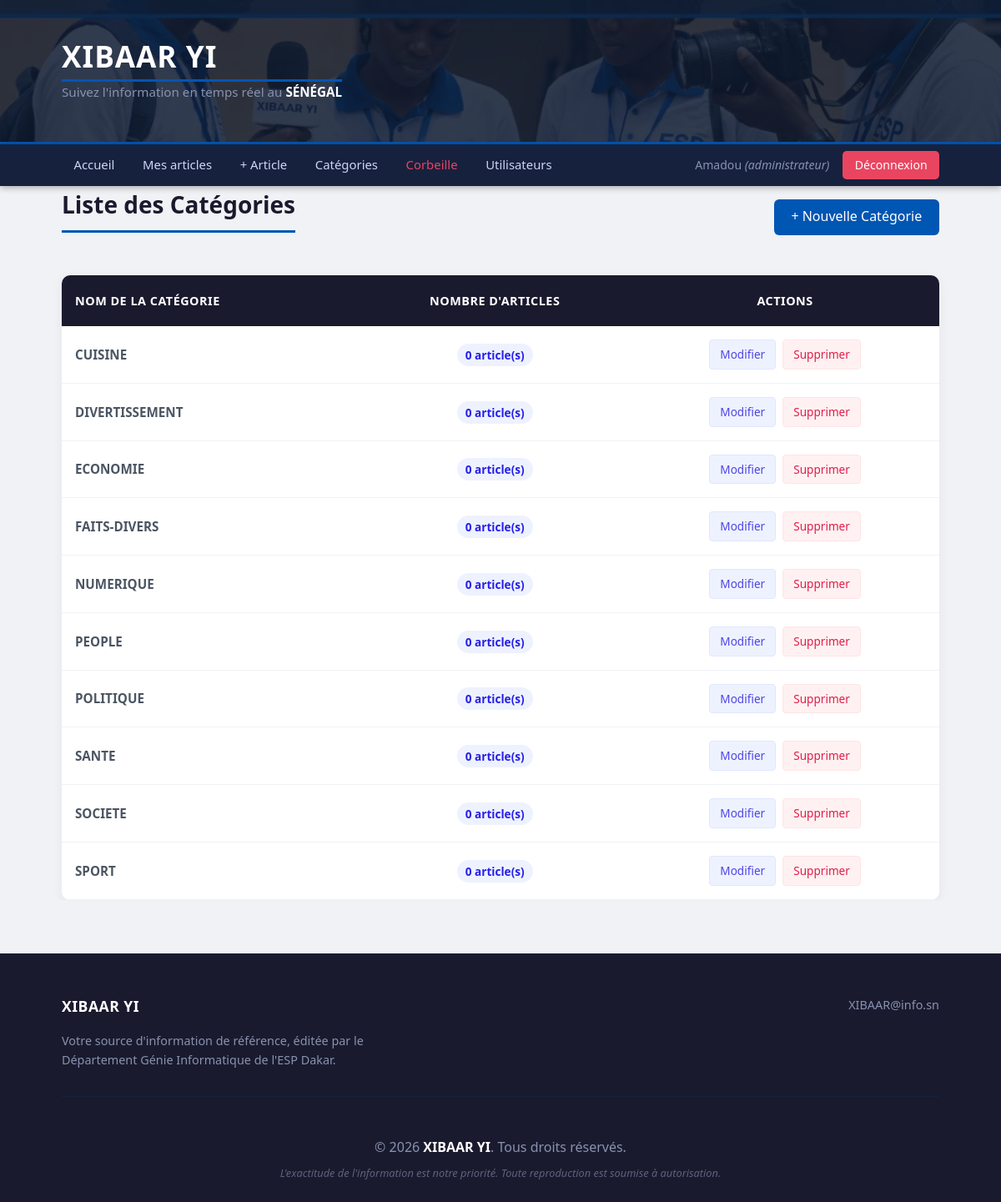
Screenshot of /categories/liste.php (signed in) with the database file from the repository.
### tables this page shows
CREATE TABLE IF NOT EXISTS categories (
    id  INT AUTO_INCREMENT PRIMARY KEY,
    nom VARCHAR(100) NOT NULL UNIQUE
);

### categories/liste.php (the view, shortened to what this page needs)
<?php
$pdo = getPDO();
$sql = "SELECT c.*, COUNT(a.id) as nb_articles
        FROM categories c
        LEFT JOIN articles a ON c.id = a.id_categorie AND a.est_supprime = 0
        GROUP BY c.id
        ORDER BY c.nom ASC";
$stmt = $pdo->query($sql);
$categories = $stmt->fetchAll();
?>
<!DOCTYPE html>
<html lang="fr">
<head>
    <link rel="stylesheet" href="/Site_Actu_Dynamique/css/style.css">
</head>
<body>
<?php include __DIR__ . '/../entete.php'; ?>
<?php include __DIR__ . '/../menu.php'; ?>
<main class="container">
    <div style="display: flex; justify-content: space-between; align-items: center; margin-bottom: 2rem;">
        <h1>Liste des Catégories</h1>
        <a href="ajouter.php" class="btn-primaire">+ Nouvelle Catégorie</a>
    </div>
    <table class="tableau">
        <thead>
            <tr>
                <th>Nom de la catégorie</th>
                <th style="text-align: center;">Nombre d'articles</th>
                <th style="text-align: center;">Actions</th>
            </tr>
        </thead>
        <tbody>
            <?php foreach ($categories as $c): ?>
            <tr>
                <td><strong><?= htmlspecialchars($c['nom']) ?></strong></td>
                <td style="text-align: center;">
                    <span class="badge-categorie"><?= $c['nb_articles'] ?> article(s)</span>
                </td>
                <td>
                    <div class="actions-group" style="justify-content: center;">
                        <a href="modifier.php?id=<?= $c['id'] ?>" class="btn-edit">Modifier</a>
                        <?php if ($c['nb_articles'] == 0): ?>
                            <a href="supprimer.php?id=<?= $c['id'] ?>" class="btn-delete"
                            onclick="return confirm('Supprimer cette catégorie ?')">Supprimer</a>
                        <?php else: ?>
                            <span style="color: #9ca3af; font-size: 0.8rem; font-style: italic;">(Non vide)</span>
                        <?php endif; ?>
                    </div>
                </td>
            </tr>
            <?php endforeach; ?>
        </tbody>
    </table>
</main>
<?php include __DIR__ . '/../pied.php'; ?>
</body>
</html>

### entete.php (shortened to what this page needs)
<?php
$nom_site = "XIBAAR YI";
?>
<header class="entete">
    <div class="container">
        <div class="logo-groupe">
            <div class="texte-logo">
                <h1 class="titre-site"><?php echo $nom_site; ?></h1>
                <p class="slogan-site">
                    Suivez l'information en temps réel au <strong>SÉNÉGAL</strong>
                </p>
            </div>
        </div>
    </div>
</header>

### menu.php (shortened to what this page needs)
<?php
$role = $_SESSION['utilisateur']['role'] ?? 'visiteur';
?>
<nav class="menu">
    <div class="container">
        <ul>
            <li><a href="/Site_Actu_Dynamique/accueil.php">Accueil</a></li>
            <?php if ($role === 'editeur' || $role === 'administrateur'): ?>
                <li><a href="/Site_Actu_Dynamique/articles/liste.php">Mes articles</a></li>
                <li><a href="/Site_Actu_Dynamique/articles/ajouter.php">+ Article</a></li>
                <li><a href="/Site_Actu_Dynamique/categories/liste.php">Catégories</a></li>
                <li>
                    <a href="/Site_Actu_Dynamique/articles/corbeille.php" style="color: #e94560;">
                        Corbeille
                    </a>
                </li>
            <?php endif; ?>
            <?php if ($role === 'administrateur'): ?>
                <li><a href="/Site_Actu_Dynamique/utilisateurs/liste.php">Utilisateurs</a></li>
            <?php endif; ?>
        </ul>
        <div class="menu-droite">
            <?php if (isset($_SESSION['utilisateur'])): ?>
                <span class="bienvenue">
                    <?= htmlspecialchars($_SESSION['utilisateur']['prenom']) ?>
                    <em>(<?= htmlspecialchars($role) ?>)</em>
                </span>
                <a href="/Site_Actu_Dynamique/deconnexion.php" class="btn-deconnexion">Déconnexion</a>
            <?php else: ?>
                <a href="/Site_Actu_Dynamique/connexion.php" class="btn-connexion">Connexion</a>
            <?php endif; ?>
        </div>
    </div>
</nav>

### pied.php (shortened to what this page needs)
<footer class="pied-page">
    <div class="container">
        <div class="footer-grid">
            <div class="footer-section">
                <h3>XIBAAR YI</h3>
                <p>Votre source d'information de référence, éditée par le Département Génie Informatique de l'ESP Dakar.</p>
            </div>
            <div class="footer-section">
                <ul class="footer-links">
                    <li><a href="#">XIBAAR@info.sn</a></li>
                </ul>
            </div>
        </div>
        <div class="footer-bottom">
            <p>&copy; <?= date('Y') ?> <strong>XIBAAR YI</strong>. Tous droits réservés.</p>
            <p class="footer-note">L'exactitude de l'information est notre priorité. Toute reproduction est soumise à autorisation.</p>
        </div>
    </div>
</footer>

### css/style.css (style rules this page uses)
*, *::before, *::after { box-sizing: border-box; margin: 0; padding: 0; }
body { font-family: 'Segoe UI', Arial, sans-serif; background: #f0f2f5; color: #2d2d2d; line-height: 1.6; }
a { color: #0056b3; text-decoration: none; }
.container { max-width: 1100px; margin: 0 auto; padding: 0 1.5rem; }
.entete { background: url('/Site_Actu_Dynamique/images/etudiants_esp.jpg') no-repeat center center; background-size: cover; position: relative; }
.entete::before { content: ''; position: absolute; top: 0; left: 0; width: 100%; height: 100%; background-color: rgba(15, 23, 42, 0.7); z-index: 1; }
.entete .container { position: relative; z-index: 2; padding: 2rem 0; }
.menu { background: #16213e; padding: 0.5rem 0; position: sticky; top: 0; z-index: 100; box-shadow: 0 2px 8px rgba(0,0,0,0.3); }
.menu .container { display: flex; justify-content: space-between; align-items: center; }
.menu ul { list-style: none; display: flex; gap: 0.3rem; }
.menu ul a { color: #cdd6f4; padding: 0.45rem 0.9rem; border-radius: 5px; font-size: 0.93rem; }
.menu-droite { display: flex; align-items: center; gap: 1rem; }
.bienvenue { color: #8892b0; font-size: 0.88rem; }
.btn-connexion, .btn-deconnexion { background: #e94560; color: #fff; padding: 0.35rem 0.9rem; border-radius: 5px; font-size: 0.88rem; border: none; cursor: pointer; }
main { padding: 2rem 0; min-height: 75vh; }
h1 { font-size: 1.75rem; margin-bottom: 1.2rem; color: #1a1a2e; border-bottom: 3px solid #0056b3; padding-bottom: 0.5rem; }
.btn-primaire { display: inline-block; background: #0056b3; color: #fff; padding: 0.55rem 1.3rem; border-radius: 6px; border: none; cursor: pointer; }
.badge-categorie { background: #eef2ff; color: #261fea; padding: 4px 10px; border-radius: 20px; font-size: 0.85rem; font-weight: bold; }
.tableau { width: 100%; border-collapse: collapse; background: #fff; border-radius: 10px; overflow: hidden; box-shadow: 0 4px 15px rgba(0,0,0,0.05); margin-top: 1.5rem; }
.tableau thead { background: #1a1a2e; color: #ffffff; }
.tableau th { padding: 1.2rem 1rem; text-align: left; font-size: 0.9rem; text-transform: uppercase; letter-spacing: 0.5px; font-weight: 600; }
.tableau td { padding: 1rem; border-bottom: 1px solid #f0f2f5; color: #4b5563; font-size: 0.95rem; vertical-align: middle; }
.actions-group { display: flex; gap: 8px; }
.btn-edit, .btn-delete { padding: 6px 12px; border-radius: 4px; font-size: 0.85rem; font-weight: 500; text-decoration: none !important; }
.btn-edit { background: #eef2ff; color: #4f46e5; border: 1px solid #e0e7ff; }
.btn-delete { background: #fff1f2; color: #e11d48; border: 1px solid #ffe4e6; }
.entete .logo-groupe { display: flex; align-items: center; gap: 1.5rem; }
.entete .texte-logo { display: flex; flex-direction: column; }
.entete .titre-site { font-size: 2rem; font-weight: 800; text-transform: uppercase; letter-spacing: 1px; margin: 0; line-height: 1; color: #fff; }
.entete .slogan-site { color: #8892b0; font-size: 0.9rem; margin-top: 0.3rem; }
.entete .slogan-site strong { color: #fff; font-weight: 600; }
.pied-page { background: #1a1a2e; color: #8892b0; padding: 3rem 0 1.5rem 0; margin-top: 4rem; border-top: 1px solid #16213e; }
.footer-grid { display: flex; justify-content: space-between; align-items: flex-start; gap: 2rem; margin-bottom: 2rem; padding-bottom: 2rem; border-bottom: 1px solid #16213e; }
.footer-section h3 { color: #fff; margin-bottom: 1rem; font-size: 1.1rem; text-transform: uppercase; letter-spacing: 0.5px; }
.footer-section p { max-width: 400px; font-size: 0.9rem; }
.footer-links { list-style: none; display: flex; flex-direction: column; gap: 0.6rem; }
.footer-links a { color: #8892b0; font-size: 0.9rem; transition: color 0.2s; }
.footer-bottom { text-align: center; padding-top: 1rem; }
.footer-bottom strong { color: #fff; }
.footer-note { font-size: 0.8rem; margin-top: 0.5rem; opacity: 0.6; font-style: italic; }
.entete .logo-groupe { display: flex; align-items: center; gap: 1.5rem; padding: 1rem 0; }
.entete .titre-site { margin: 0; color: #fff; font-size: 2.2rem; font-weight: 800; text-transform: uppercase; line-height: 1.1; }
.entete .slogan-site { margin: 0; color: #8892b0; font-size: 0.95rem; }
.entete { border-bottom: 3px solid #0056b3; }
.logo-groupe { display: flex; align-items: center; gap: 1rem; }
.tableau { display: table; width: 100%; }
main { overflow-x: hidden; }

### rows the page displays
categories: nom "CUISINE", nb_articles "0"
categories: nom "DIVERTISSEMENT", nb_articles "0"
categories: nom "ECONOMIE", nb_articles "0"
categories: nom "FAITS-DIVERS", nb_articles "0"
categories: nom "NUMERIQUE", nb_articles "0"
categories: nom "PEOPLE", nb_articles "0"
categories: nom "POLITIQUE", nb_articles "0"
categories: nom "SANTE", nb_articles "0"
categories: nom "SOCIETE", nb_articles "0"
categories: nom "SPORT", nb_articles "0"

### other values shown
$nom_site "XIBAAR YI"
$_SESSION['utilisateur']['prenom'] "Amadou"
$role "administrateur"
